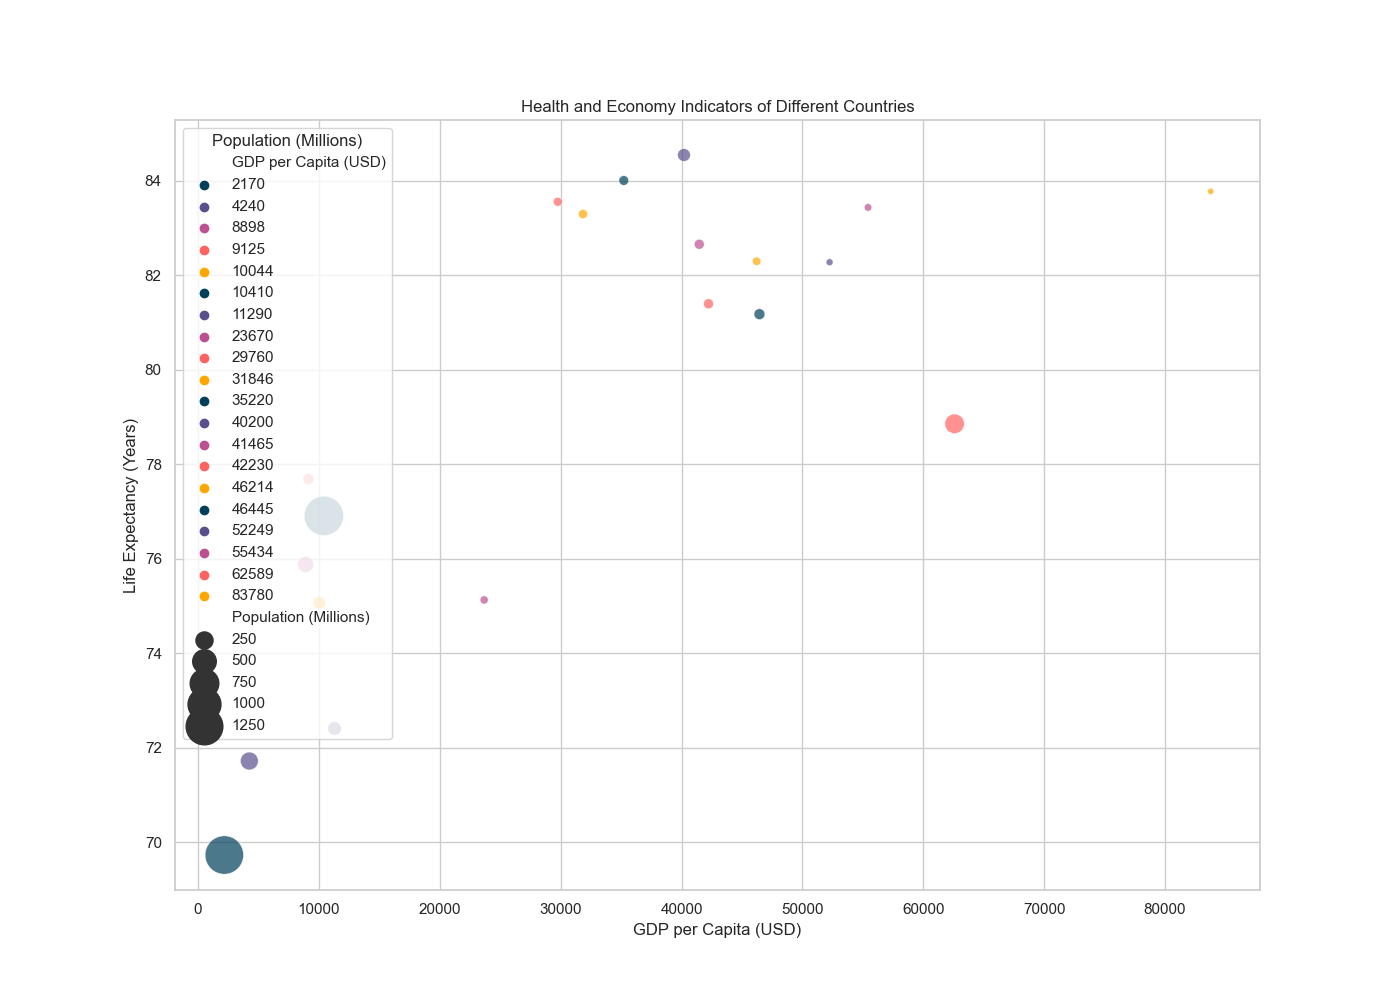

Here is the Python script that generated this plot:

import seaborn as sns
import matplotlib.pyplot as plt
import pandas as pd

# Prepare the data
data = {
    'Country': ['United States', 'China', 'Japan', 'Germany', 'India', 'United Kingdom',
                'France', 'Brazil', 'Italy', 'Canada', 'Russia', 'South Korea', 
                'Spain', 'Australia', 'Mexico', 'Indonesia', 'Netherlands', 
                'Saudi Arabia', 'Turkey', 'Switzerland'],
    'GDP per Capita (USD)': [62589, 10410, 40200, 46445, 2170, 42230,
                             41465, 8898, 35220, 46214, 11290, 31846, 
                             29760, 55434, 10044, 4240, 52249, 23670, 
                             9125, 83780],
    'Life Expectancy (Years)': [78.86, 76.91, 84.55, 81.18, 69.73, 81.40,
                                82.66, 75.88, 84.01, 82.30, 72.41, 83.30, 
                                83.56, 83.44, 75.07, 71.72, 82.28, 75.13, 
                                77.69, 83.78],
    'Population (Millions)': [331, 1438, 126, 83, 1367, 66,
                              65, 213, 60, 38, 145, 51,
                              47, 25, 128, 273, 17,
                              34, 84, 8]
}

df = pd.DataFrame(data)

# Plotting the bubble chart
plt.figure(figsize=(14, 10))
bubble_chart = sns.scatterplot(data=df,
                               x='GDP per Capita (USD)',
                               y='Life Expectancy (Years)',
                               size='Population (Millions)',
                               hue='GDP per Capita (USD)',
                               palette=['#003f5c', '#58508d', '#bc5090', '#ff6361', '#ffa600'],
                               sizes=(20, 800),
                               alpha=0.7)

plt.title('Health and Economy Indicators of Different Countries')
plt.xlabel('GDP per Capita (USD)')
plt.ylabel('Life Expectancy (Years)')
plt.legend(loc='upper left', title='Population (Millions)')

# Show the final plot
plt.show()
